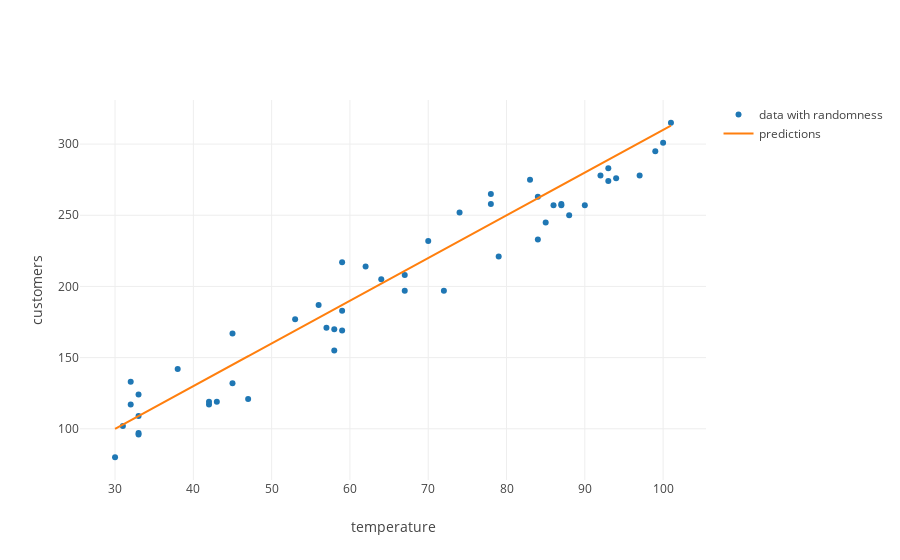

The code cell stored with this chart in its notebook:
### Markdown cell above
Ok, so now let's see how well this `perfect_model` predicts our imperfect random data.

### Code cell
from graph import trace_values, plot
from data import temperature_inputs 
customer_predictions = perfect_model.predict(temperature_inputs)

model_trace = trace_values(random_temperatures, customer_predictions, name = 'predictions', mode = 'lines')
plot([data_trace, model_trace], layout = layout)

### Figure 1 — Plotly figure (JSON) as saved in the notebook; plotly's stock layout.template omitted (floating-point values rounded to 4 significant figures)
{"data": [{"mode": "markers", "name": "data with randomness", "text": [], "type": "scatter", "uid": "cf460bea-ce60-421a-8dd2-f8bd7c76ecac", "x": [47, 38, 62, 45, 93, 87, 90, 78, 56, 42, 92, 33, 79, 85, 30, 87, 64, 59, 43, 70, 33, 32, 33, 99, 31, 78, 57, 84, 33, 97, 58, 86, 93, 100, 59, 74, 59, 58, 88, 67, 32, 83, 101, 42, 53, 67, 45, 72, 94, 84], "y": [121, 142, 214, 132, 274, 258, 257, 265, 187, 117, 278, 97, 221, 245, 80, 257, 205, 217, 119, 232, 96, 117, 124, 295, 102, 258, 171, 263, 109, 278, 155, 257, 283, 301, 183, 252, 169, 170, 250, 197, 133, 275, 315, 119, 177, 208, 167, 197, 276, 233]}, {"mode": "lines", "name": "predictions", "text": [], "type": "scatter", "uid": "c928a94f-d4ec-4df3-8d75-a4a4246f1044", "x": [47, 38, 62, 45, 93, 87, 90, 78, 56, 42, 92, 33, 79, 85, 30, 87, 64, 59, 43, 70, 33, 32, 33, 99, 31, 78, 57, 84, 33, 97, 58, 86, 93, 100, 59, 74, 59, 58, 88, 67, 32, 83, 101, 42, 53, 67, 45, 72, 94, 84], "y": [151, 124.0, 196, 145, 289, 271, 280, 244, 178, 136, 286, 109.0, 247, 265, 100.0, 271, 202, 187, 139, 220, 109.0, 106.0, 109.0, 307, 103.0, 244, 181, 262, 109.0, 301, 184, 268, 289, 310, 187, 232, 187, 184, 274, 211, 106.0, 259, 313, 136, 169, 211, 145, 226, 292, 262]}], "layout": {"autosize": true, "xaxis": {"autorange": true, "range": [25.5, 105.5], "title": {"text": "temperature"}, "type": "linear"}, "yaxis": {"autorange": true, "range": [62.79, 332.2], "title": {"text": "customers"}, "type": "linear"}}}
